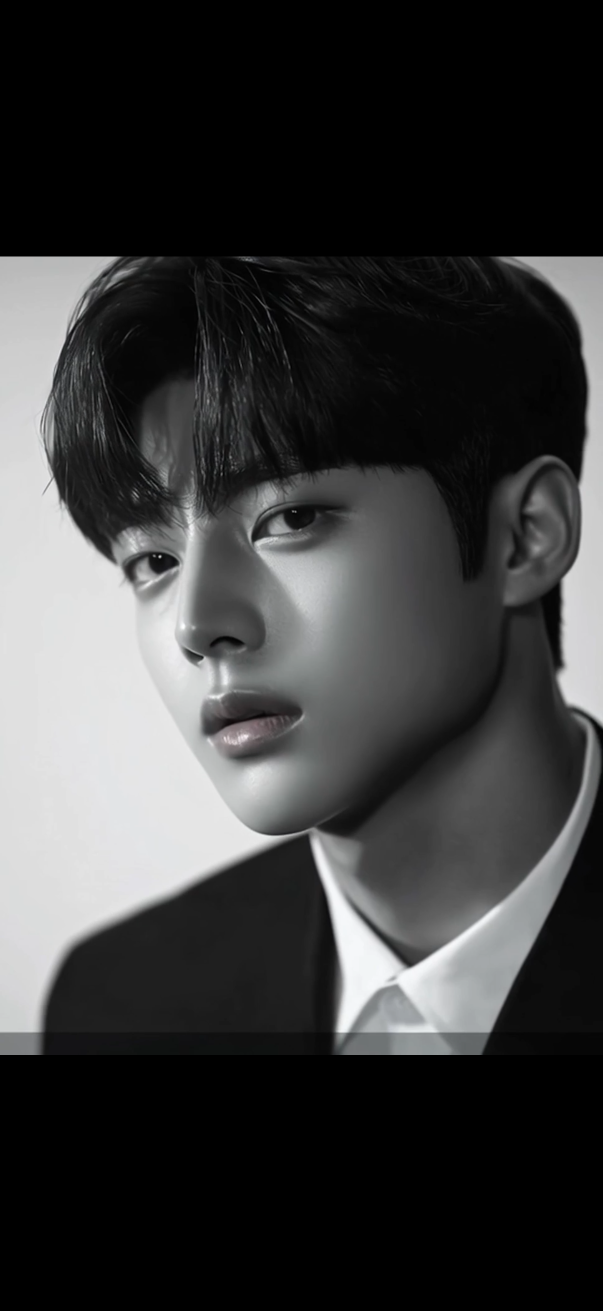
#> input picture base_image.png, 1206 x 2622 px (shown at 1/2 size)
$ jupyter execute --allow-errors GEMINI.ipynb
#> lines starting #> are read from the running program, lines starting #| are printed output that depends on the picture
[cell 1]
import sys
sys.path.append('..')

from prompt import PROMPT
from PIL import Image

prompt = PROMPT
image = Image.open("../base_image.png")
#> image is the input picture: PIL image 1206x2622 RGB; mean R, G, B 58.4, 58.6, 58.8

## nano banana

[cell 2]
from google import genai
from google.genai import types

#> (the rest of this cell did not finish here and is left out)

#> (a cell that did not finish here is left out)

#> (a cell that did not finish here is left out)

Input 비용:  514 / 1,000,000 × $0.30  = $0.000154
Output 비용: 1,306 / 1,000,000 × $30.00 = $0.039180
─────────────────────────────────────────────────────
총 비용:                                ≈ $0.0393

응답 시간: 14.5초

## nano banana pro

[cell 5]
from PIL import Image
img = Image.open('../base_image.png')
img = img.resize((1024, 1536))  # 크기 축소
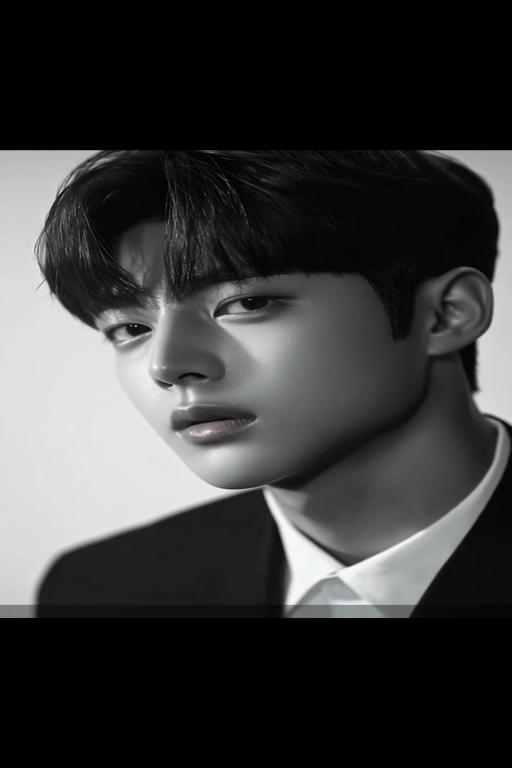
#> img: PIL image 1024x1536 RGB (shown at 1/2 size); mean R, G, B 58.4, 58.6, 58.8
